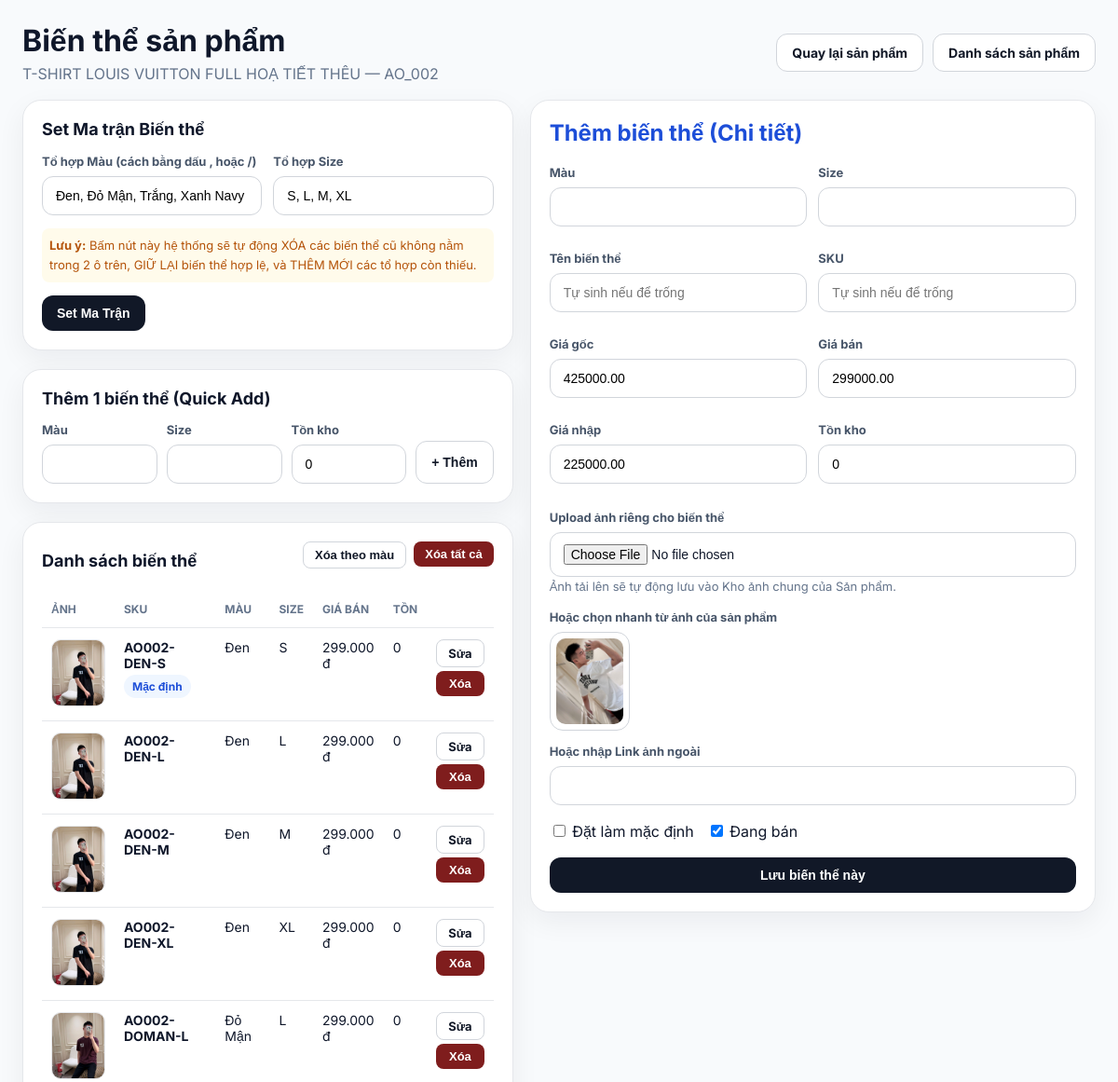
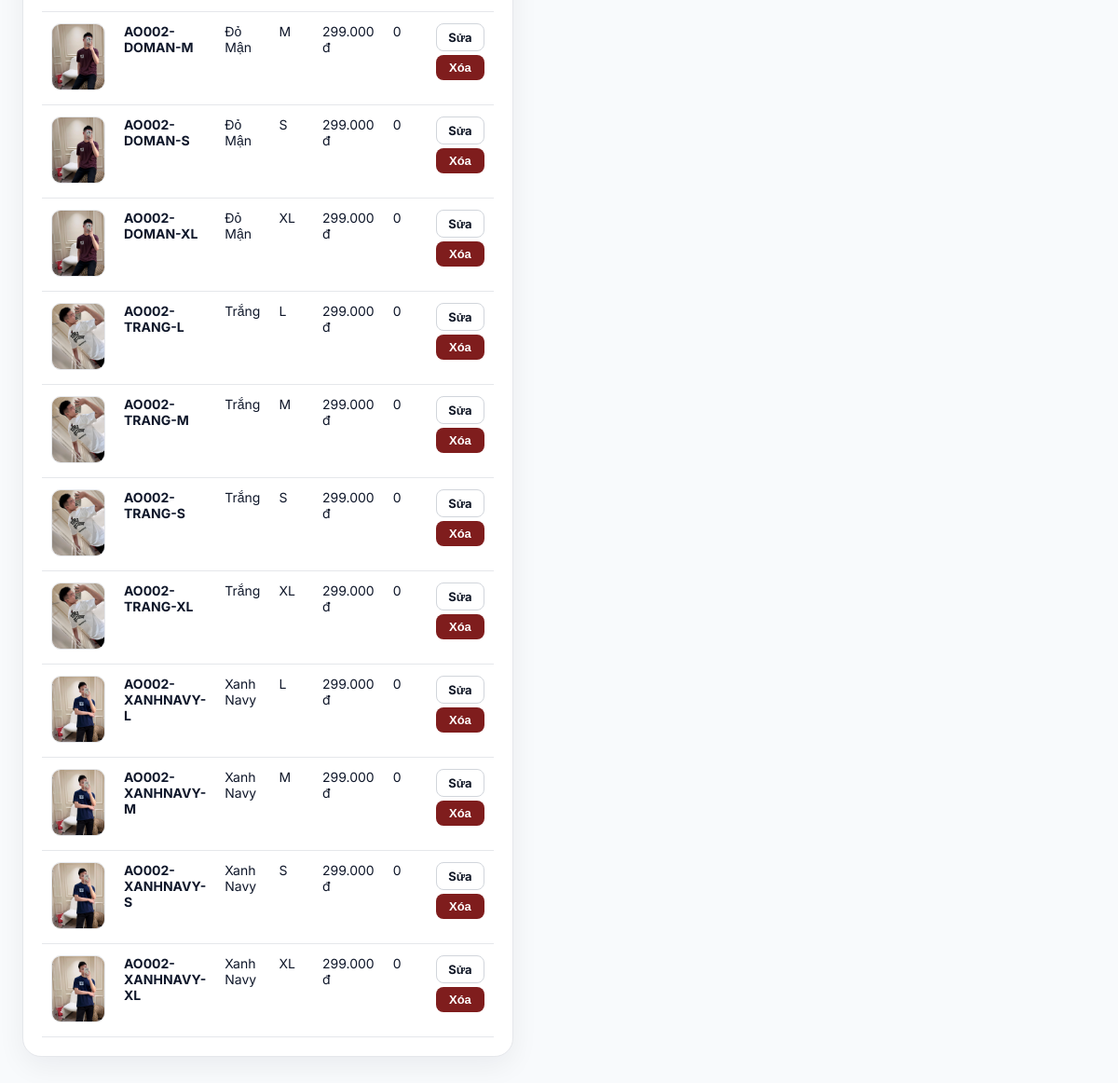
Page /admin/product_variants?product_id=2 (signed in) on the committed database (2 pictures, top to bottom).
### tables this page shows
CREATE TABLE `products` (
  `id` int(10) UNSIGNED NOT NULL,
  `product_name` varchar(255) NOT NULL,
  `slug` varchar(180) DEFAULT NULL,
  `product_code` varchar(100) NOT NULL,
  `category_id` int(10) UNSIGNED NOT NULL,
  `product_type_id` int(10) UNSIGNED NOT NULL,
  `style_id` int(10) UNSIGNED DEFAULT NULL,
  `gender` enum('Nam','Nữ','Unisex') NOT NULL DEFAULT 'Unisex',
  `original_price` decimal(12,2) NOT NULL DEFAULT 0.00,
  `sale_price` decimal(12,2) DEFAULT NULL,
  `purchase_price` decimal(12,2) DEFAULT NULL,
  `note` varchar(500) DEFAULT NULL,
  `material` varchar(255) DEFAULT NULL,
  `information` text DEFAULT NULL,
  `short_description` varchar(500) DEFAULT NULL,
  `quantity` int(11) NOT NULL DEFAULT 0,
  `track_inventory` tinyint(1) NOT NULL DEFAULT 1,
  `allow_backorder` tinyint(1) NOT NULL DEFAULT 0,
  `min_stock_alert` int(11) NOT NULL DEFAULT 0,
  `supplier_contact` varchar(255) DEFAULT NULL,
  `import_link` varchar(500) DEFAULT NULL,
  `thumbnail` varchar(500) DEFAULT NULL,
  `is_active` tinyint(1) NOT NULL DEFAULT 1,
  `published_at` datetime DEFAULT NULL,
  `deleted_at` datetime DEFAULT NULL,
  `created_at` datetime NOT NULL DEFAULT current_timestamp(),
  `updated_at` datetime NOT NULL DEFAULT current_timestamp() ON UPDATE current_timestamp(),
  `is_hidden` tinyint(1) DEFAULT 1
);

CREATE TABLE `product_variants` (
  `id` int(10) UNSIGNED NOT NULL,
  `product_id` int(10) UNSIGNED NOT NULL,
  `sku` varchar(120) NOT NULL,
  `variant_name` varchar(150) DEFAULT NULL,
  `size_value` varchar(50) DEFAULT NULL,
  `color_value` varchar(50) DEFAULT NULL,
  `original_price` decimal(12,2) DEFAULT NULL,
  `sale_price` decimal(12,2) DEFAULT NULL,
  `purchase_price` decimal(12,2) DEFAULT NULL,
  `stock_qty` int(11) NOT NULL DEFAULT 0,
  `image_url` varchar(500) DEFAULT NULL,
  `is_default` tinyint(1) NOT NULL DEFAULT 0,
  `is_active` tinyint(1) NOT NULL DEFAULT 1,
  `created_at` datetime NOT NULL DEFAULT current_timestamp(),
  `updated_at` datetime NOT NULL DEFAULT current_timestamp() ON UPDATE current_timestamp()
);

### admin/product_variants.php (the view, shortened to what the rows shown need)
<?php
require_once __DIR__ . '/../includes/functions.php';
$productId = (int)($_GET['product_id'] ?? $_POST['product_id'] ?? $_GET['id'] ?? 0);
$product = $productId > 0 ? get_product($productId) : null;
$variantId = (int)($_GET['id'] ?? 0);
$editingVariant = $variantId > 0 ? get_product_variant($variantId, $productId) : null;
$variants = get_product_variants($productId, false);
$bulkDefaults = get_product_variant_dimensions($productId);
?>
<!DOCTYPE html>
<html lang="vi">
<head>
</head>
<body>
<div class="wrap">
    <div class="top">
        <div>
            <h1 style="margin:0 0 6px;">Biến thể sản phẩm</h1>
            <div class="muted"><?= e($product['product_name']) ?> — <?= e($product['product_code']) ?></div>
        </div>
    </div>
    <div class="grid">
        <div class="flex-column-card">
            <div class="card">
                <h2 style="margin-top:0; font-size:18px;">Set Ma trận Biến thể</h2>
            </div>
            <div class="card">
                <h2 style="margin-top:0; font-size:18px;">Thêm 1 biến thể (Quick Add)</h2>
            </div>
            <div class="card" style="flex-grow: 1;">
                <div style="display:flex; justify-content:space-between; align-items:center; margin-bottom:12px;">
                    <h2 style="margin:0; font-size:18px;">Danh sách biến thể</h2>
                </div>
                <table>
                    <thead><tr><th>Ảnh</th><th>SKU</th><th>Màu</th><th>Size</th><th>Giá bán</th><th>Tồn</th><th></th></tr></thead>
                    <tbody>
                    <?php foreach ($variants as $variant): ?>
                        <tr style="<?= $editingVariant && $editingVariant['id'] === $variant['id'] ? 'background:#f0fdf4;' : '' ?>">
                            <td><?php if (!empty($variant['image_url'])): ?><img class="preview-image" src="<?= e(resolve_media_url($variant['image_url'])) ?>" alt="Var"><?php endif; ?></td>
                            <td><div style="font-weight:700;"><?= e($variant['sku']) ?></div><?php if (!empty($variant['is_default'])): ?><span class="pill" style="margin-top:4px;">Mặc định</span><?php endif; ?></td>
                            <td><?= e($variant['color_value'] ?: '-') ?></td>
                            <td><?= e($variant['size_value'] ?: '-') ?></td>
                            <td><?= format_price(calculate_variant_display_price($product, $variant)) ?></td>
                            <td><?= (int)$variant['stock_qty'] ?></td>
                            <td>
                                <div style="display:flex;gap:4px;flex-direction:column;">
                                    <a class="btn btn-secondary btn-small" href="<?= route_url('/admin/product_variants.php') ?>?product_id=<?= (int)$productId ?>&id=<?= (int)$variant['id'] ?>">Sửa</a>
                                    <form method="post" onsubmit="return confirm('Xóa biến thể này?');">
                                        <button class="btn btn-danger btn-small" style="width:100%;" type="submit">Xóa</button>
                                    </form>
                                </div>
                            </td>
                        </tr>
                    <?php endforeach; ?>
                    </tbody>
                </table>
            </div>
        </div>
        <div>
            <div class="card" style="position: sticky; top: 24px;">
                <h2 style="margin-top:0; color: #1d4ed8;"><?= $editingVariant ? 'Đang sửa: ' . e($editingVariant['sku']) : 'Thêm biến thể (Chi tiết)' ?></h2>
                <form method="post" enctype="multipart/form-data">
                    <div class="form-grid">
                        <div class="form-group"><label class="form-label">Giá gốc</label><input class="form-control" type="number" step="1000" min="0" name="original_price" value="<?= e((string)($editingVariant['original_price'] ?? $product['original_price'] ?? 0)) ?>"></div>
                        <div class="form-group"><label class="form-label">Giá bán</label><input class="form-control" type="number" step="1000" min="0" name="sale_price" value="<?= e((string)($editingVariant['sale_price'] ?? $product['sale_price'] ?? '')) ?>"></div>
                        <div class="form-group"><label class="form-label">Giá nhập</label><input class="form-control" type="number" step="1000" min="0" name="purchase_price" value="<?= e((string)($editingVariant['purchase_price'] ?? $product['purchase_price'] ?? '')) ?>"></div>
                    </div>
                </form>
            </div>
        </div>
    </div>
</div>
</body>
</html>

### rows in the picture
products: product_name "T-SHIRT LOUIS VUITTON FULL HOẠ TIẾT THÊU", product_code "AO_002", original_price "425000.00", sale_price "299000.00", purchase_price "225000.00"
product_variants: image_url (picture), sku "AO002-DEN-S", is_default "Mặc định", color_value "Đen", size_value "S", sale_price "299.000 đ", stock_qty "0"
product_variants: image_url (picture), sku "AO002-DEN-L", color_value "Đen", size_value "L", sale_price "299.000 đ", stock_qty "0"
product_variants: image_url (picture), sku "AO002-DEN-M", color_value "Đen", size_value "M", sale_price "299.000 đ", stock_qty "0"
product_variants: image_url (picture), sku "AO002-DEN-XL", color_value "Đen", size_value "XL", sale_price "299.000 đ", stock_qty "0"
product_variants: image_url (picture), sku "AO002-DOMAN-L", color_value "Đỏ Mận", size_value "L", sale_price "299.000 đ", stock_qty "0"
product_variants: image_url (picture), sku "AO002-DOMAN-M", color_value "Đỏ Mận", size_value "M", sale_price "299.000 đ", stock_qty "0"
product_variants: image_url (picture), sku "AO002-DOMAN-S", color_value "Đỏ Mận", size_value "S", sale_price "299.000 đ", stock_qty "0"
product_variants: image_url (picture), sku "AO002-DOMAN-XL", color_value "Đỏ Mận", size_value "XL", sale_price "299.000 đ", stock_qty "0"
product_variants: image_url (picture), sku "AO002-TRANG-L", color_value "Trắng", size_value "L", sale_price "299.000 đ", stock_qty "0"
product_variants: image_url (picture), sku "AO002-TRANG-M", color_value "Trắng", size_value "M", sale_price "299.000 đ", stock_qty "0"
product_variants: image_url (picture), sku "AO002-TRANG-S", color_value "Trắng", size_value "S", sale_price "299.000 đ", stock_qty "0"
product_variants: image_url (picture), sku "AO002-TRANG-XL", color_value "Trắng", size_value "XL", sale_price "299.000 đ", stock_qty "0"
product_variants: image_url (picture), sku "AO002-XANHNAVY-L", color_value "Xanh Navy", size_value "L", sale_price "299.000 đ", stock_qty "0"
product_variants: image_url (picture), sku "AO002-XANHNAVY-M", color_value "Xanh Navy", size_value "M", sale_price "299.000 đ", stock_qty "0"
product_variants: image_url (picture), sku "AO002-XANHNAVY-S", color_value "Xanh Navy", size_value "S", sale_price "299.000 đ", stock_qty "0"
product_variants: image_url (picture), sku "AO002-XANHNAVY-XL", color_value "Xanh Navy", size_value "XL", sale_price "299.000 đ", stock_qty "0"
